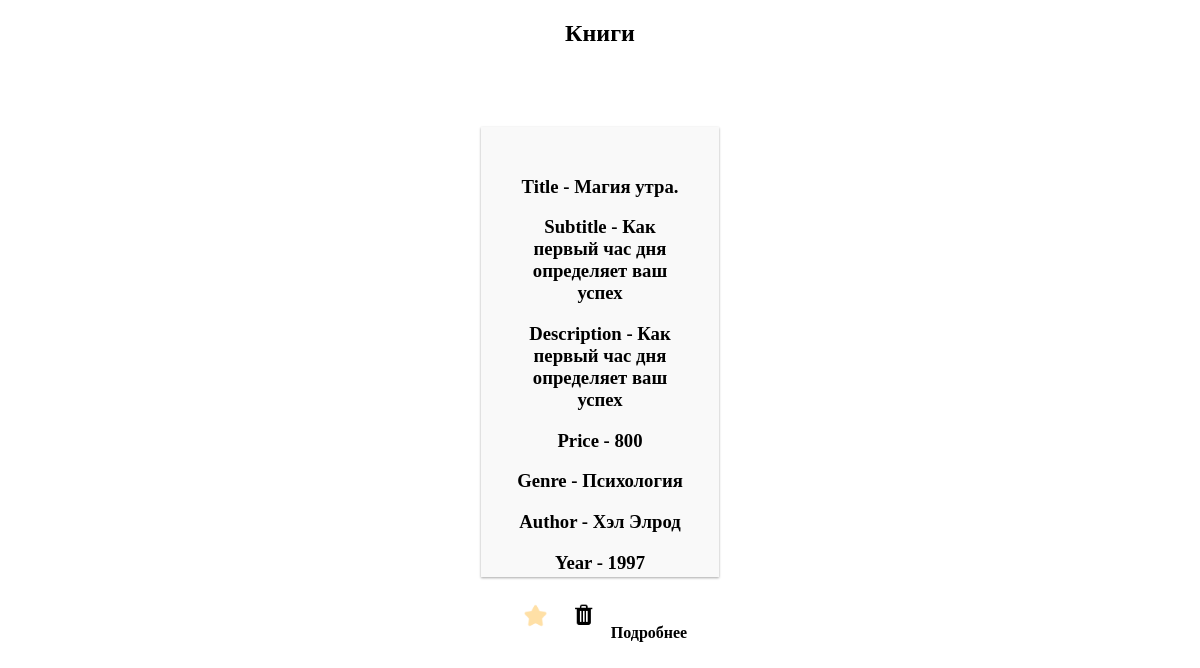
Page /books-detail/6 on the earlier database version.
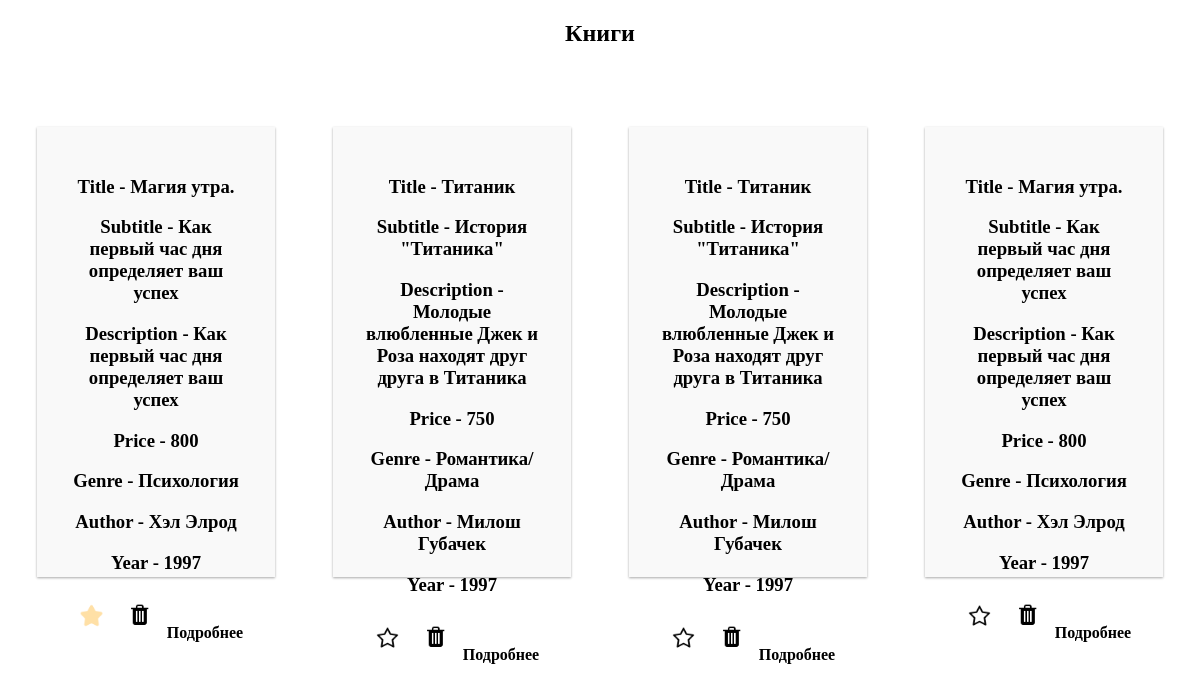
Same page on the later database version.
### main/models.py (models this page shows)
class Book(models.Model):
    title = models.CharField(max_length=100)
    subtitle = models.CharField(max_length=100)
    description = models.CharField(max_length=100)
    price = models.CharField(max_length=100)
    genre = models.CharField(max_length=100)
    author = models.CharField(max_length=100)
    year = models.CharField(max_length=100)
    date = models.DateField(auto_now_add=True)
    is_favorites = models.BooleanField(default=False)

### main/views.py (the view)
# urls.py: path('books-detail/<id>', BooksDetail, name = "books-detail"),
def BooksDetail(request, id):
    book_list = Book.objects.all()
    return render(request, "books_detail.html", {"book_list": book_list})

### main/templates/books_detail.html (shortened to what this page needs)
{% load static %}
<!DOCTYPE html>
<html lang="en">
<head>
</head>
<body>
    <h2 class="books">Книги</h2>
    <div class="item">
        {% for book in book_list %}
        <div class="ittem">
            <h3>Title - {{book.title}}</h3>
            <h3>Subtitle - {{book.subtitle}}</h3>
            <h3>Description - {{book.description}}</h3>
            <h3>Price - {{book.price}}</h3>
            <h3>Genre - {{book.genre}}</h3>
            <h3>Author - {{book.author}}</h3>
            <h3>Year - {{book.year}}</h3>
            <div class="action_buttons">
                {% if book.is_favorites %}
                <a href="{% url 'unmark-book' book.id %}"><img src="{% static '/icons/mark.png' %}" alt="marked"></a>
                {% else %}
                <a href="{% url 'mark-book' book.id %}"><img src="{% static '/icons/unmarked.png' %}"
                        alt="unmarked"></a>
                {% endif %}
                <a href="{% url 'delete-book'  book.id %}"> <img src="{% static '/icons/icons8-remove-64.png' %}"
                        alt="delete"></a>
                <a href="{% url 'books-detail' book.id %}">Подробнее</a>
            </div>
        </div>
        {% endfor %}
    </div>
</body>
</html>

Differences in the rows shown:
added Book: title "Титаник", subtitle "История \"Титаника\"", description "Молодые влюбленные Джек и Роза находят друг друга в Титаника", price "750", genre "Романтика/Драма", author "Милош Губачек", year "1997", is_favorites False (drawn)
added Book: title "Титаник", subtitle "История \"Титаника\"", description "Молодые влюбленные Джек и Роза находят друг друга в Титаника", price "750", genre "Романтика/Драма", author "Милош Губачек", year "1997", is_favorites False (drawn)
added Book: title "Магия утра.", subtitle "Как первый час дня определяет ваш успех", description "Как первый час дня определяет ваш успех", price "800", genre "Психология", author "Хэл Элрод", year "1997", is_favorites False (drawn)
